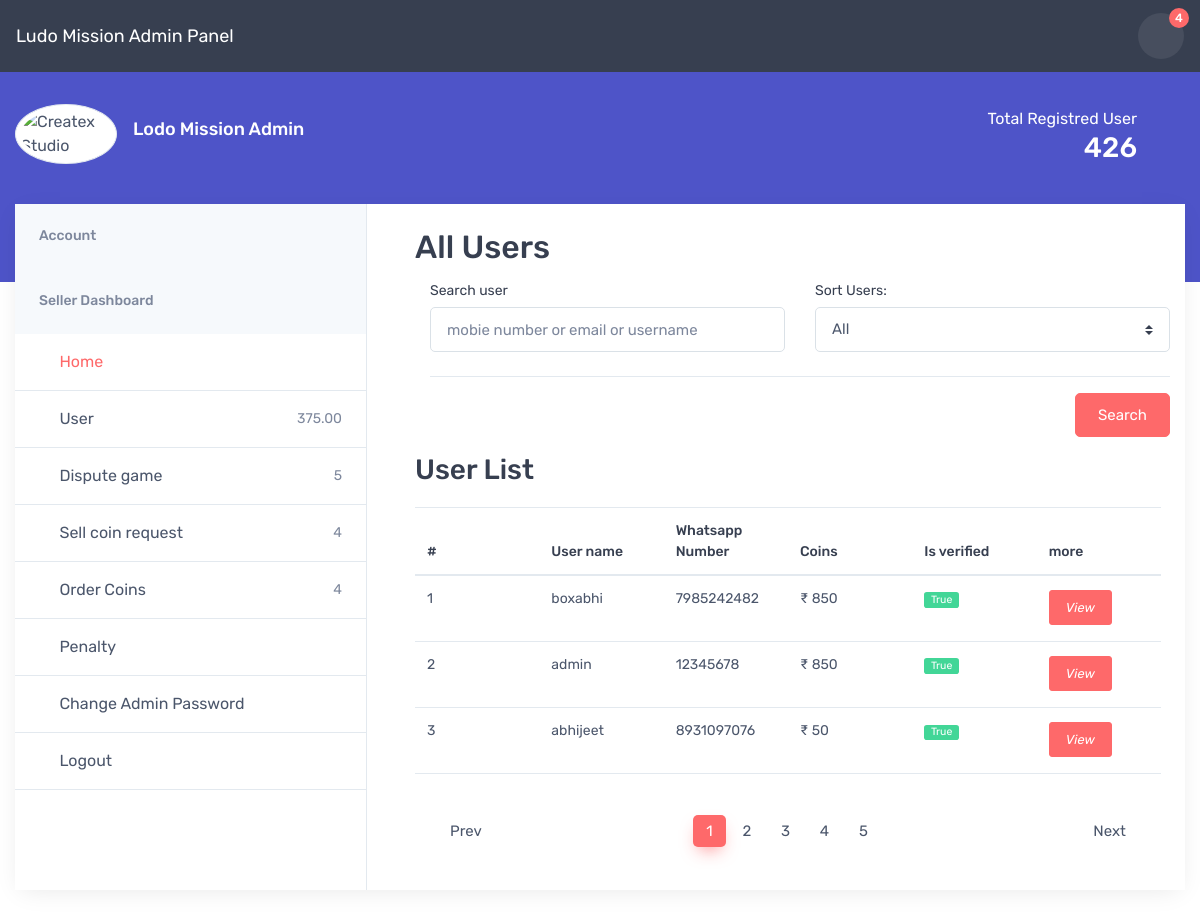
The app's page /paneladmin/users/, older data.
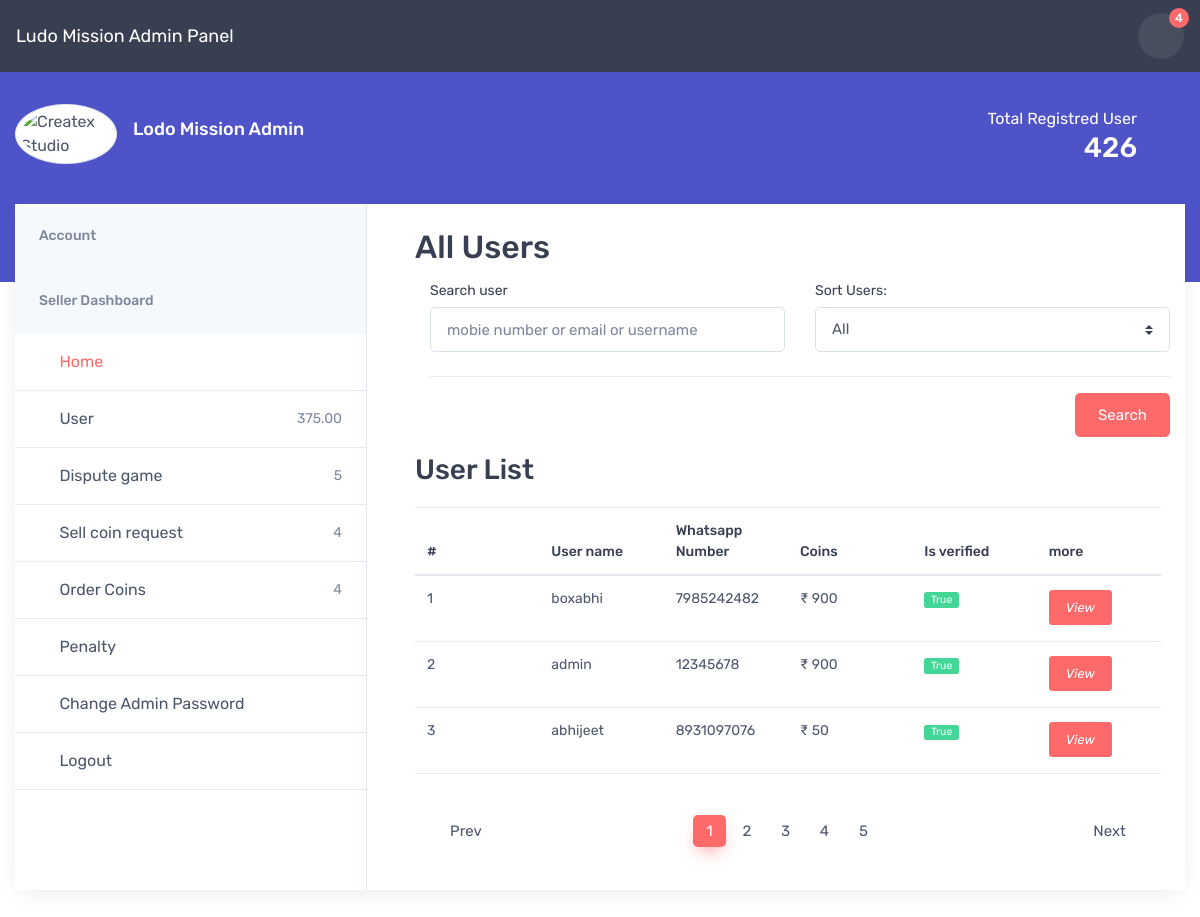
The same page, newer data.
### accounts/models.py (models this page shows)
class Profile(models.Model):
    user = models.ForeignKey(User , related_name="Profile", on_delete=models.CASCADE)
    whatsapp = models.CharField(max_length=15)
    coins = models.IntegerField(default=50)
    otp = models.CharField(max_length=10 , blank=True , null=True)
    is_verified = models.BooleanField(default=False)
    referral_by = models.ForeignKey(User, null=True, blank=True ,on_delete=models.RESTRICT)
    created_at = models.DateTimeField(auto_now_add=True)

### adminpanel/views.py (the view)
# urls.py: path('users/' , userlist , name="userlists"),
def userlist(request):
    profiles = Profile.objects.all()
    context = {'profiles' : profiles}
    return render(request, 'admin_panel/userlists.html' , context)

### templates/admin_panel/userlists.html (shortened to what this page needs)
{% extends "admin_panel/base.html" %}
{% block start %}
<section class="col-lg-8 pt-lg-4 pb-4 mb-3 ">
  <h2>All Users</h2>
  <form class="container">
    <div class="row">
      <div class="col-sm-6">
        <div class="form-group">
          <label for="account-fn">Search user</label>
          <input class="form-control" type="text" id="account-fn" placeholder="mobie number or email or username ">
        </div>
      </div>
      <div class="col-sm-6">
        <div class="form-group">
          <label for="order-sort">Sort Users:</label>
          <select class="form-control custom-select" id="order-sort">
            <option>All</option>
          </select>
        </div>
      </div>
      <div class="col-12">
        <hr class="mt-2 mb-3">
        <div class="d-flex flex-wrap justify-content-between " style="float:right">
          <button class="btn btn-primary mt-3 mt-sm-0" type="button">Search</button>
        </div>
      </div>
    </div>
  </form>
  <div class="pt-2 px-4 pl-lg-0 pr-xl-5">
    <h2 class="h3 py-2 text-center text-sm-left">User List</h2>
    <div class="table-responsive">
      <table class="table table-fixed font-size-sm mb-0">
        <thead>
          <tr>
            <th>#</th>
            <th>User name</th>
            <th>Whatsapp Number</th>
            <th>Coins</th>
            <th>Is verified</th>
            <th>more</th>
          </tr>
        </thead>
        <tbody>
          {% for profile in profiles %}
          <tr>
            <td>{{forloop.counter}}</td>
            <td>{{profile.user.username}}</td>
            <td>{{profile.whatsapp}}</td>
            <td> ₹ {{profile.coins}}</td>
            <td><span class="badge badge-success">{{profile.is_verified}}</span></td>
            <td class="py-3 align-middle">
              <a class="nav-link-style mr-2" href="{%url 'user_details' profile.id %}"
                data-toggle="tooltip" title="View details">
                <i class="btn btn-primary btn-sm">View </i></td>
          </tr>
          {% endfor %}
        </tbody>
      </table>
    </div>
    <hr class="mb-grid-gutter">
    <nav class="d-flex justify-content-between pt-2" aria-label="Page navigation">
      <ul class="pagination">
        <li class="page-item"><a class="page-link" href="#"><i class="czi-arrow-left mr-2"></i>Prev</a></li>
      </ul>
      <ul class="pagination">
        <li class="page-item active d-none d-sm-block" aria-current="page"><span class="page-link">1</span></li>
        <li class="page-item d-none d-sm-block"><a class="page-link" href="#">2</a></li>
        <li class="page-item d-none d-sm-block"><a class="page-link" href="#">3</a></li>
        <li class="page-item d-none d-sm-block"><a class="page-link" href="#">4</a></li>
        <li class="page-item d-none d-sm-block"><a class="page-link" href="#">5</a></li>
      </ul>
      <ul class="pagination">
        <li class="page-item"><a class="page-link" href="#" aria-label="Next">Next<i
              class="czi-arrow-right ml-2"></i></a></li>
      </ul>
    </nav>
  </div>
</section>
{% endblock %}

Row changes from the older to the newer data that the page shows:
changed Profile "boxabhi": coins "850" → "900"
changed Profile "admin": coins "850" → "900"
